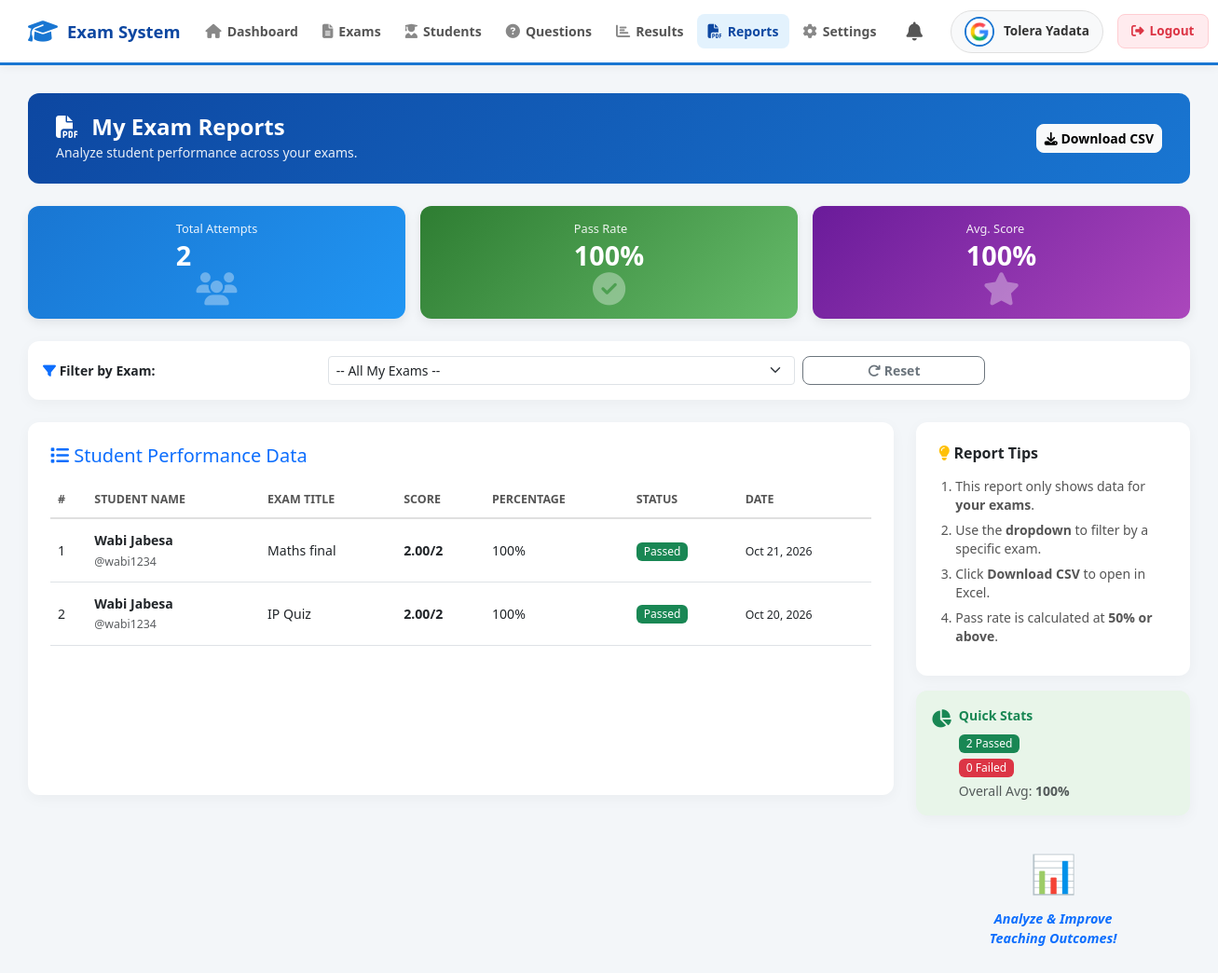
/teacher/reports.php (signed in), run on the app's committed database.
### tables this page shows
CREATE TABLE `users` (
  `user_id` int(11) NOT NULL,
  `name` varchar(100) NOT NULL,
  `email` varchar(100) NOT NULL,
  `username` varchar(50) NOT NULL,
  `password` varchar(255) NOT NULL,
  `role` varchar(20) NOT NULL,
  `status` varchar(10) DEFAULT 'Active',
  `created_at` datetime DEFAULT current_timestamp(),
  `profile_image` varchar(255) DEFAULT NULL
);

CREATE TABLE `attempts` (
  `attempt_id` int(11) NOT NULL,
  `student_id` int(11) NOT NULL,
  `exam_id` int(11) NOT NULL,
  `start_time` datetime DEFAULT current_timestamp(),
  `end_time` datetime DEFAULT NULL,
  `score` decimal(5,2) DEFAULT NULL,
  `status` varchar(20) DEFAULT 'In Progress'
);

CREATE TABLE `exams` (
  `exam_id` int(11) NOT NULL,
  `title` varchar(100) NOT NULL,
  `subject` varchar(100) NOT NULL,
  `exam_type` varchar(50) NOT NULL,
  `duration_minutes` int(11) NOT NULL,
  `start_time` datetime NOT NULL,
  `end_time` datetime NOT NULL,
  `description` text DEFAULT NULL,
  `created_by` int(11) NOT NULL,
  `created_at` datetime DEFAULT current_timestamp(),
  `status` varchar(20) DEFAULT 'Draft',
  `total_questions` int(11) DEFAULT 0
);

### teacher/reports.php (the view, shortened to what this page needs)
<?php
require_once ROOT_PATH . '/db_connect.php';
include ROOT_PATH . '/includes/header.php';
$teacher_id = $_SESSION['user_id'];
$filter_exam = isset($_GET['exam']) ? intval($_GET['exam']) : 0;
$where_exam = ($filter_exam > 0) ? " AND a.exam_id = $filter_exam" : "";
$report_data = $conn->query("
    SELECT
        a.attempt_id,
        a.score,
        a.end_time,
        u.name as student_name,
        u.username,
        e.title as exam_title,
        e.subject,
        (SELECT IFNULL(SUM(marks), 1) FROM questions q WHERE q.exam_id = e.exam_id) as total_marks
    FROM attempts a
    JOIN users u ON a.student_id = u.user_id
    JOIN exams e ON a.exam_id = e.exam_id
    WHERE e.created_by = $teacher_id AND a.status = 'Completed' $where_exam
    ORDER BY a.end_time DESC
");
$total_attempts = 0;
$passed_count = 0;
$failed_count = 0;
$total_score_percent = 0;
$rows = [];
while ($row = $report_data->fetch_assoc()) {
    $rows[] = $row;
    $total_attempts++;
    $percent = ($row['total_marks'] > 0) ? ($row['score'] / $row['total_marks']) * 100 : 0;
    if ($percent >= 50) {
        $passed_count++;
    } else {
        $failed_count++;
    }
    $total_score_percent += $percent;
}
$avg_score = ($total_attempts > 0) ? round($total_score_percent / $total_attempts, 1) : 0;
$pass_rate = ($total_attempts > 0) ? round(($passed_count / $total_attempts) * 100) : 0;
?>
<div class="main-content">
    <div class="page-header-box d-flex justify-content-between align-items-center mb-4">
        <div>
            <h4 class="m-0 fw-bold"><i class="fas fa-file-pdf me-2"></i> My Exam Reports</h4>
            <small>Analyze student performance across your exams.</small>
        </div>
        <div>
            <button onclick="exportTableToCSV('reportTable', 'my_exam_report')" class="btn btn-light btn-sm fw-bold">
                <i class="fas fa-download"></i> Download CSV
            </button>
        </div>
    </div>
    <div class="row g-3 mb-4">
        <div class="col-md-4">
            <div class="card summary-card" style="background: linear-gradient(135deg, #1976d2, #2196f3);">
                <div><small>Total Attempts</small><h3><?php echo $total_attempts; ?></h3></div>
                <i class="fas fa-users"></i>
            </div>
        </div>
        <div class="col-md-4">
            <div class="card summary-card" style="background: linear-gradient(135deg, #2e7d32, #66bb6a);">
                <div><small>Pass Rate</small><h3><?php echo $pass_rate; ?>%</h3></div>
                <i class="fas fa-check-circle"></i>
            </div>
        </div>
        <div class="col-md-4">
            <div class="card summary-card" style="background: linear-gradient(135deg, #6a1b9a, #ab47bc);">
                <div><small>Avg. Score</small><h3><?php echo $avg_score; ?>%</h3></div>
                <i class="fas fa-star"></i>
            </div>
        </div>
    </div>
    <div class="card p-3 mb-4">
        <form method="GET" action="" class="row g-2 align-items-center">
            <div class="col-md-3">
                <strong class="small"><i class="fas fa-filter text-primary"></i> Filter by Exam:</strong>
            </div>
            <div class="col-md-5">
                <select name="exam" class="form-select form-select-sm" onchange="this.form.submit()">
                    <option value="0">-- All My Exams --</option>
                </select>
            </div>
            <div class="col-md-2">
                <a href="reports.php" class="btn btn-outline-secondary btn-sm w-100"><i class="fas fa-redo"></i> Reset</a>
            </div>
        </form>
    </div>
    <div class="row g-4">
        <div class="col-lg-9">
            <div class="card p-4" style="min-height: 400px;">
                <h5 class="text-primary mb-3"><i class="fas fa-list"></i> Student Performance Data</h5>
                <table class="table table-hover align-middle mb-0" id="reportTable">
                    <thead>
                        <tr>
                            <th>#</th>
                            <th>Student Name</th>
                            <th>Exam Title</th>
                            <th>Score</th>
                            <th>Percentage</th>
                            <th>Status</th>
                            <th>Date</th>
                        </tr>
                    </thead>
                    <tbody>
                        <?php
                        if (count($rows) > 0) {
                            $i = 1;
                            foreach ($rows as $r) {
                                $percent = ($r['total_marks'] > 0) ? round(($r['score'] / $r['total_marks']) * 100) : 0;
                                $passed = $percent >= 50;
                                $status = $passed ? '<span class="badge bg-success">Passed</span>' : '<span class="badge bg-danger">Failed</span>';
                        ?>
                            <tr>
                                <td><?php echo $i++; ?></td>
                                <td>
                                    <strong><?php echo htmlspecialchars($r['student_name']); ?></strong><br>
                                    <small class="text-muted">@<?php echo htmlspecialchars($r['username']); ?></small>
                                </td>
                                <td><?php echo htmlspecialchars($r['exam_title']); ?></td>
                                <td><strong><?php echo $r['score']; ?>/<?php echo $r['total_marks']; ?></strong></td>
                                <td><?php echo $percent; ?>%</td>
                                <td><?php echo $status; ?></td>
                                <td><small><?php echo date('M d, Y', strtotime($r['end_time'])); ?></small></td>
                            </tr>
                        <?php } } else {
                            echo "<tr><td colspan='7' class='text-center text-muted py-5'>
                                    <i class='fas fa-inbox fa-3x mb-3 d-block' style='opacity: 0.3;'></i>
                                    No exam attempts found for your exams.
                                  </td></tr>";
                        } ?>
                    </tbody>
                </table>
            </div>
        </div>
        <div class="col-lg-3">
            <div class="card p-4 mb-3">
                <h6 class="fw-bold mb-3"><i class="fas fa-lightbulb text-warning"></i> Report Tips</h6>
                <ol class="tips-list small">
                    <li>This report only shows data for <strong>your exams</strong>.</li>
                    <li>Use the <strong>dropdown</strong> to filter by a specific exam.</li>
                    <li>Click <strong>Download CSV</strong> to open in Excel.</li>
                    <li>Pass rate is calculated at <strong>50% or above</strong>.</li>
                </ol>
            </div>
            <div class="card p-3 mb-3" style="background:#e8f5e9;">
                <div class="d-flex align-items-start">
                    <i class="fas fa-chart-pie text-success me-2 mt-1" style="font-size:1.2rem;"></i>
                    <div>
                        <strong class="text-success small d-block mb-2">Quick Stats</strong>
                        <div class="small text-muted">
                            <span class="badge bg-success mb-1"><?php echo $passed_count; ?> Passed</span><br>
                            <span class="badge bg-danger mb-1"><?php echo $failed_count; ?> Failed</span><br>
                            Overall Avg: <strong><?php echo $avg_score; ?>%</strong>
                        </div>
                    </div>
                </div>
            </div>
            <div class="text-center py-3">
                <div style="font-size:2.5rem; color:#1976d2;">📊</div>
                <p class="text-primary fst-italic fw-bold mt-2 mb-0" style="font-size:0.9rem;">
                    Analyze & Improve<br>Teaching Outcomes!
                </p>
            </div>
        </div>
    </div>
</div>
<?php include ROOT_PATH . '/includes/footer.php'; ?>

### includes/header.php (shortened to what this page needs)
<?php
$header_img = null;
if (isset($conn) && isset($_SESSION['user_id'])) {
    $header_uid = $_SESSION['user_id'];
    $header_img_q = $conn->query("SELECT profile_image FROM users WHERE user_id = $header_uid");
    $header_img = ($header_img_q && $header_img_q->num_rows > 0) ? $header_img_q->fetch_assoc()['profile_image'] : null;
}
$base_path = (strpos($_SERVER['PHP_SELF'], '/admin/') !== false ||
              strpos($_SERVER['PHP_SELF'], '/teacher/') !== false ||
              strpos($_SERVER['PHP_SELF'], '/student/') !== false ||
              strpos($_SERVER['PHP_SELF'], '/shared/') !== false) ? "../" : "";
?>
<!DOCTYPE html>
<html lang="en">
<head>
    <link href="https://cdn.jsdelivr.net/npm/bootstrap@5.3.0/dist/css/bootstrap.min.css" rel="stylesheet">
    <link rel="stylesheet" href="https://cdnjs.cloudflare.com/ajax/libs/font-awesome/6.4.0/css/all.min.css">
</head>
<body>
<div class="top-navbar">
    <a href="<?php echo $base_path; ?>index.php" class="nav-brand">
        <i class="fas fa-graduation-cap"></i> Exam System
    </a>
    <div class="nav-menu">
        <?php include ROOT_PATH . '/includes/sidebar.php'; ?>
    </div>
    <div class="user-menu">
        <div class="nav-dropdown" style="margin-right: 10px;">
            <a href="#" class="dropdown-toggle bell-icon" data-bs-toggle="dropdown" aria-expanded="false" style="text-decoration: none; color: #555; position: relative; padding: 5px;">
                <i class="fas fa-bell fa-lg"></i>
            </a>
        </div>
        <div class="user-badge">
            <?php if (!empty($header_img)): ?>
                <img src="<?php echo $base_path; ?>assets/uploads/<?php echo htmlspecialchars($header_img); ?>" alt="Profile">
            <?php else: ?>
                <i class="fas fa-user-circle"></i>
            <?php endif; ?>
            <span><?php echo htmlspecialchars($_SESSION['name']); ?></span>
        </div>
        <a href="<?php echo $base_path; ?>logout.php" class="logout-btn">
            <i class="fas fa-sign-out-alt"></i> Logout
        </a>
    </div>
</div>

### teacher/reports.php (style rules this page uses)
.page-header-box { background: linear-gradient(135deg, #0d47a1, #1976d2); color: white; padding: 22px 30px; border-radius: 12px; }
.page-header-box small { opacity: 0.9; }
.summary-card { display: flex; justify-content: space-between; align-items: center; padding: 15px 20px; color: white; border-radius: 12px; box-shadow: 0 4px 12px rgba(0,0,0,0.08); }
.summary-card small { font-size: 0.8rem; opacity: 0.9; display: block; margin-bottom: 2px; }
.summary-card h3 { font-weight: 700; margin: 0; font-size: 1.8rem; }
.summary-card i { font-size: 2.2rem; opacity: 0.35; }
.table th { font-weight: 600; font-size: 0.78rem; color: #555; border-top: none; text-transform: uppercase; padding: 10px 8px; }
.table td { font-size: 0.88rem; vertical-align: middle; padding: 12px 8px; }
.tips-list { padding-left: 18px; margin-bottom: 0; }
.tips-list li { margin-bottom: 8px; color: #555; line-height: 1.4; }
.badge { font-size: 0.75rem; padding: 4px 8px; font-weight: 500; }

### data on the page
users: profile_image (picture)
attempts: users.name "Wabi Jabesa", users.username "wabi1234", exam.title "Maths final", score "2.00", total_marks "2", percent "100", shows "Passed", end_time "Oct 21, 2026"
attempts: users.name "Wabi Jabesa", users.username "wabi1234", exam.title "IP Quiz", score "2.00", total_marks "2", percent "100", shows "Passed", end_time "Oct 20, 2026"

### other printed values
$_SESSION['name'] "Tolera Yadata"
$total_attempts "2"
$pass_rate "100"
$avg_score "100"
$passed_count "2"
$failed_count "0"
